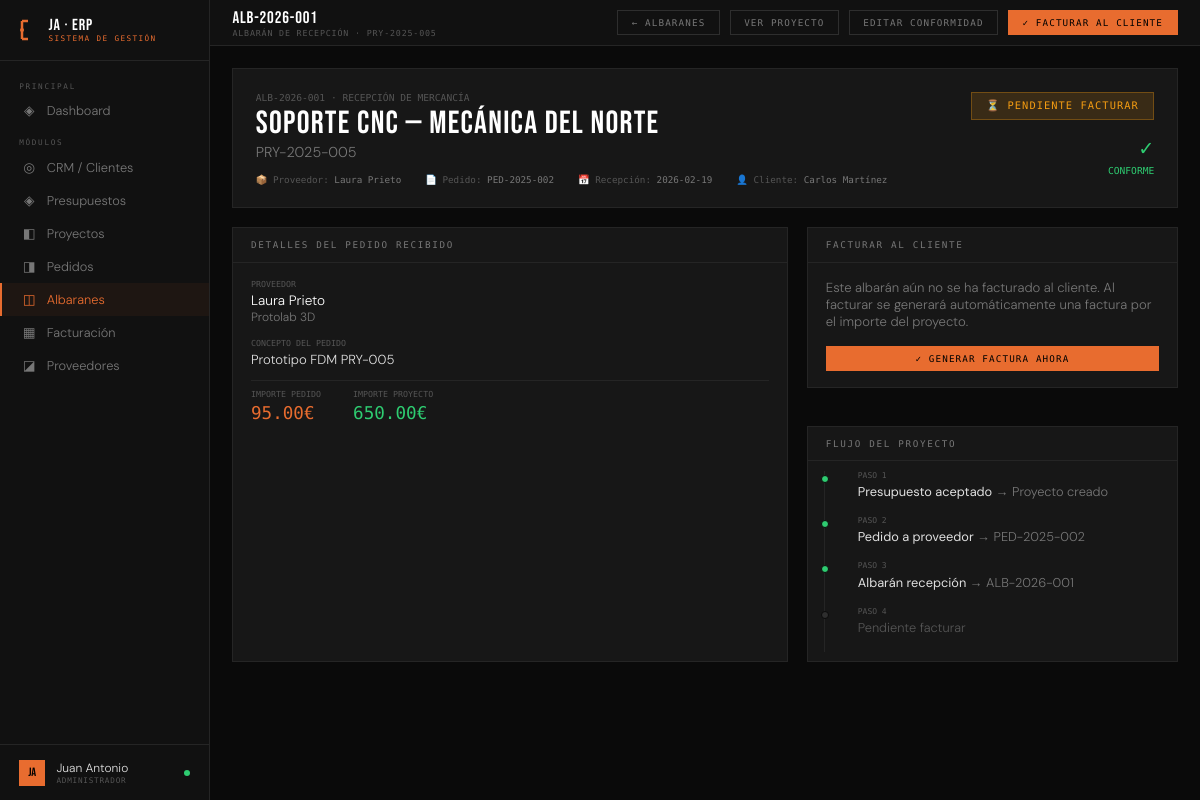
The page /albaran/1 on the database its author committed.
### tables this page shows
CREATE TABLE albaranes (
        id INTEGER PRIMARY KEY AUTOINCREMENT,
        pedido_id INTEGER NOT NULL,
        proyecto_id INTEGER NOT NULL,
        numero TEXT UNIQUE,
        fecha_recepcion TEXT DEFAULT CURRENT_DATE,
        estado TEXT DEFAULT 'no_facturado',
        conformidad TEXT,
        notas TEXT,
        FOREIGN KEY (pedido_id) REFERENCES pedidos_proveedor(id),
        FOREIGN KEY (proyecto_id) REFERENCES proyectos(id));

CREATE TABLE proyectos (
        id INTEGER PRIMARY KEY AUTOINCREMENT,
        cliente_id INTEGER, presupuesto_id INTEGER,
        referencia TEXT UNIQUE, nombre TEXT NOT NULL,
        servicio TEXT, estado TEXT DEFAULT 'en_diseno',
        progreso INTEGER DEFAULT 0,
        fecha_inicio TEXT, fecha_entrega TEXT,
        importe REAL DEFAULT 0,
        horas_estimadas REAL DEFAULT 0,
        notas TEXT,
        fecha_creacion TEXT DEFAULT CURRENT_DATE,
        FOREIGN KEY (cliente_id) REFERENCES clientes(id),
        FOREIGN KEY (presupuesto_id) REFERENCES presupuestos(id));

CREATE TABLE proveedores (
        id INTEGER PRIMARY KEY AUTOINCREMENT,
        nombre TEXT NOT NULL, empresa TEXT, email TEXT, telefono TEXT,
        especialidad TEXT, valoracion REAL DEFAULT 5.0,
        estado TEXT DEFAULT 'activo', notas TEXT,
        fecha_alta TEXT DEFAULT CURRENT_DATE);

CREATE TABLE pedidos_proveedor (
        id INTEGER PRIMARY KEY AUTOINCREMENT,
        proveedor_id INTEGER, proyecto_id INTEGER,
        numero TEXT UNIQUE, concepto TEXT,
        importe REAL DEFAULT 0, estado TEXT DEFAULT 'pendiente',
        fecha_pedido TEXT DEFAULT CURRENT_DATE, fecha_entrega_esperada TEXT,
        notas TEXT,
        FOREIGN KEY (proveedor_id) REFERENCES proveedores(id),
        FOREIGN KEY (proyecto_id) REFERENCES proyectos(id));

CREATE TABLE clientes (
        id INTEGER PRIMARY KEY AUTOINCREMENT,
        nombre TEXT NOT NULL, empresa TEXT, email TEXT, telefono TEXT,
        sector TEXT, estado TEXT DEFAULT 'lead', notas TEXT,
        fecha_alta TEXT DEFAULT CURRENT_DATE);

### app.py (the view)
@app.route('/albaran/<int:id>')
def albaran_detalle(id):
    conn = get_db()
    albaran = conn.execute('''SELECT a.*,
        p.referencia as proyecto_ref, p.nombre as proyecto_nombre, p.cliente_id, p.importe as proyecto_importe,
        c.nombre as cliente_nombre, c.empresa as cliente_empresa,
        ped.numero as pedido_numero, ped.concepto as pedido_concepto, ped.importe as pedido_importe,
        prov.nombre as proveedor_nombre, prov.empresa as proveedor_empresa
        FROM albaranes a
        JOIN proyectos p ON p.id = a.proyecto_id
        JOIN clientes c ON c.id = p.cliente_id
        JOIN pedidos_proveedor ped ON ped.id = a.pedido_id
        JOIN proveedores prov ON prov.id = ped.proveedor_id
        WHERE a.id=?''',(id,)).fetchone()
    factura = conn.execute('SELECT * FROM facturas WHERE albaran_id=?',(id,)).fetchone()
    conn.close()
    return render_template('albaran_detalle.html', albaran=albaran, factura=factura)

### app.py (called while the page is built)
def get_db():
    conn = sqlite3.connect(DB)
    conn.row_factory = sqlite3.Row
    return conn

@app.context_processor
def inject_globals():
    return {
        'today': date.today().isoformat(),
        'now': datetime.now().strftime('%b %Y'),
        'request': request,
    }

### templates/albaran_detalle.html (shortened to what this page needs)
{% extends "base.html" %}
{% block topbar %}
<div><div class="topbar-title">{{ albaran.numero }}</div><div class="topbar-sub">Albarán de recepción · {{ albaran.proyecto_ref }}</div></div>
<div class="topbar-right">
  <a href="/albaranes" class="btn">← Albaranes</a>
  <a href="/proyecto/{{ albaran.proyecto_id }}" class="btn">Ver proyecto</a>
  {% if albaran.estado == 'no_facturado' %}
  <button class="btn" onclick="document.getElementById('modal-editar').style.display='flex'">Editar conformidad</button>
  <form method="POST" action="/albaran/{{ albaran.id }}/facturar" style="display:inline">
    <button type="submit" class="btn btn-primary">✓ Facturar al cliente</button>
  </form>
  {% endif %}
</div>
{% endblock %}
{% block content %}
<div class="detail-header">
  <div>
    <div style="font-family:var(--mono);font-size:.6rem;color:var(--muted);margin-bottom:.3rem">{{ albaran.numero }} · RECEPCIÓN DE MERCANCÍA</div>
    <div class="detail-name">{{ albaran.proyecto_nombre }}</div>
    <div class="detail-company">{{ albaran.proyecto_ref }}</div>
    <div class="detail-meta">
      <div class="detail-meta-item">📦 Proveedor: <span>{{ albaran.proveedor_nombre }}</span></div>
      <div class="detail-meta-item">📄 Pedido: <span>{{ albaran.pedido_numero }}</span></div>
      <div class="detail-meta-item">📅 Recepción: <span>{{ albaran.fecha_recepcion }}</span></div>
      <div class="detail-meta-item">👤 Cliente: <span>{{ albaran.cliente_nombre }}</span></div>
    </div>
  </div>
  <div style="text-align:right">
    {% if albaran.estado == 'facturado' %}
    <span class="badge badge-green" style="font-size:.65rem;padding:.4rem .9rem">✓ FACTURADO</span>
    {% else %}
    <span class="badge badge-yellow" style="font-size:.65rem;padding:.4rem .9rem">⏳ PENDIENTE FACTURAR</span>
    {% endif %}
    <div style="margin-top:1rem">
      {% if albaran.conformidad == 'Conforme' %}
      <div style="color:var(--green);font-size:1.2rem;margin-bottom:.3rem">✓</div>
      <div style="font-family:var(--mono);font-size:.6rem;color:var(--green)">CONFORME</div>
      {% elif albaran.conformidad == 'Incidencia' %}
      <div style="color:var(--red);font-size:1.2rem;margin-bottom:.3rem">✗</div>
      <div style="font-family:var(--mono);font-size:.6rem;color:var(--red)">INCIDENCIA</div>
      {% else %}
      <div style="font-family:var(--mono);font-size:.6rem;color:var(--muted2)">{{ albaran.conformidad }}</div>
      {% endif %}
    </div>
  </div>
</div>
<div class="grid-60-40">
  <div class="panel">
    <div class="panel-header"><span class="panel-title">Detalles del pedido recibido</span></div>
    <div class="panel-body">
      <div style="display:flex;flex-direction:column;gap:.8rem">
        <div>
          <div style="font-family:var(--mono);font-size:.52rem;color:var(--muted);text-transform:uppercase;margin-bottom:.2rem">Proveedor</div>
          <div style="font-size:.85rem;color:#fff">{{ albaran.proveedor_nombre }}</div>
          {% if albaran.proveedor_empresa %}<div style="font-size:.75rem;color:var(--muted2)">{{ albaran.proveedor_empresa }}</div>{% endif %}
        </div>
        <div>
          <div style="font-family:var(--mono);font-size:.52rem;color:var(--muted);text-transform:uppercase;margin-bottom:.2rem">Concepto del pedido</div>
          <div style="font-size:.82rem;color:var(--text)">{{ albaran.pedido_concepto }}</div>
        </div>
        <div style="display:flex;gap:2rem;padding-top:.5rem;border-top:1px solid var(--border)">
          <div>
            <div style="font-family:var(--mono);font-size:.52rem;color:var(--muted);text-transform:uppercase;margin-bottom:.2rem">Importe pedido</div>
            <div style="font-family:var(--mono);font-size:1.1rem;color:var(--accent)">{{ "%.2f"|format(albaran.pedido_importe) }}€</div>
          </div>
          <div>
            <div style="font-family:var(--mono);font-size:.52rem;color:var(--muted);text-transform:uppercase;margin-bottom:.2rem">Importe proyecto</div>
            <div style="font-family:var(--mono);font-size:1.1rem;color:var(--green)">{{ "%.2f"|format(albaran.proyecto_importe) }}€</div>
          </div>
        </div>
      </div>
    </div>
  </div>
  <div style="display:flex;flex-direction:column;gap:1.2rem">
    {% if factura %}
    <div class="panel">
      <div class="panel-header"><span class="panel-title">Factura generada</span></div>
      <div class="panel-body">
        <div style="display:flex;align-items:center;justify-content:space-between;margin-bottom:.8rem">
          <div>
            <div style="font-family:var(--mono);font-size:.7rem;color:var(--accent)">{{ factura.numero }}</div>
            <div style="font-size:.75rem;color:var(--muted2);margin-top:.2rem">{{ factura.concepto }}</div>
          </div>
          {% if factura.estado == 'cobrada' %}
          <span class="badge badge-green">Cobrada</span>
          {% else %}
          <span class="badge badge-yellow">Pendiente</span>
          {% endif %}
        </div>
        <div style="background:var(--card);padding:.7rem;display:flex;justify-content:space-between;align-items:center">
          <div style="font-family:var(--mono);font-size:.52rem;color:var(--muted)">TOTAL</div>
          <div style="font-family:var(--mono);font-size:1.2rem;color:#fff">
            {% set total = factura.base + (factura.base * factura.iva / 100) - (factura.base * factura.irpf / 100) %}
            {{ "%.2f"|format(total) }}€
          </div>
        </div>
        <div style="margin-top:.8rem;display:flex;gap:.5rem">
          <a href="/factura/{{ factura.id }}/pdf" class="btn btn-sm" style="flex:1;text-align:center">Descargar PDF</a>
        </div>
      </div>
    </div>
    {% else %}
    <div class="panel">
      <div class="panel-header"><span class="panel-title">Facturar al cliente</span></div>
      <div class="panel-body">
        <p style="font-size:.82rem;color:var(--muted2);margin-bottom:1rem">
          Este albarán aún no se ha facturado al cliente. Al facturar se generará automáticamente una factura por el importe del proyecto.
        </p>
        <form method="POST" action="/albaran/{{ albaran.id }}/facturar">
          <button type="submit" class="btn btn-primary" style="width:100%">✓ Generar factura ahora</button>
        </form>
      </div>
    </div>
    {% endif %}
    <div class="panel">
      <div class="panel-header"><span class="panel-title">Flujo del proyecto</span></div>
      <div class="panel-body" style="padding:.6rem 1rem">
        <div class="timeline">
          <div class="tl-item">
            <div class="tl-dot green"></div>
            <div style="font-family:var(--mono);font-size:.5rem;color:var(--muted);margin-bottom:.2rem">PASO 1</div>
            <div class="tl-text"><strong>Presupuesto aceptado</strong> → Proyecto creado</div>
          </div>
          <div class="tl-item">
            <div class="tl-dot green"></div>
            <div style="font-family:var(--mono);font-size:.5rem;color:var(--muted);margin-bottom:.2rem">PASO 2</div>
            <div class="tl-text"><strong>Pedido a proveedor</strong> → {{ albaran.pedido_numero }}</div>
          </div>
          <div class="tl-item">
            <div class="tl-dot green"></div>
            <div style="font-family:var(--mono);font-size:.5rem;color:var(--muted);margin-bottom:.2rem">PASO 3</div>
            <div class="tl-text"><strong>Albarán recepción</strong> → {{ albaran.numero }}</div>
          </div>
          <div class="tl-item">
            <div class="tl-dot {% if factura %}green{% else %}muted{% endif %}"></div>
            <div style="font-family:var(--mono);font-size:.5rem;color:var(--muted);margin-bottom:.2rem">PASO 4</div>
            <div class="tl-text">
              {% if factura %}<strong>Factura cliente</strong> → {{ factura.numero }}
              {% else %}<span style="color:var(--muted)">Pendiente facturar</span>{% endif %}
            </div>
          </div>
        </div>
      </div>
    </div>
  </div>
</div>
{% endblock %}

### templates/base.html (style rules this page uses)
:root { --bg:#0a0a0a;--surface:#111;--panel:#171717;--card:#1e1e1e; --border:#252525;--border2:#2e2e2e; --accent:#e86c2f;--accent2:#f0a500; --green:#2ecc71;--red:#e74c3c;--blue:#3498db;--yellow:#f39c12; --text:#e0e0e0;--muted:#555;--muted2:#777; --mono:'Share Tech Mono',monospace;--display:'Bebas Neue',sans-serif;--body:'DM Sans',sans-serif; }
*,*::before,*::after { box-sizing:border-box;margin:0;padding:0; }
html,body { height:100%;overflow:hidden; }
body { background:var(--bg);color:var(--text);font-family:var(--body);font-weight:300;display:flex; }
.topbar-title { font-family:var(--display);font-size:1.05rem;letter-spacing:.05em;color:#fff; }
.topbar-sub { font-family:var(--mono);font-size:.52rem;color:var(--muted);letter-spacing:.1em;text-transform:uppercase; }
.topbar-right { margin-left:auto;display:flex;align-items:center;gap:.6rem; }
.btn { font-family:var(--mono);font-size:.58rem;letter-spacing:.12em;text-transform:uppercase;padding:.38rem .85rem;border:1px solid var(--border2);background:transparent;color:var(--muted2);cursor:pointer;transition:all .15s;text-decoration:none;display:inline-block; }
.btn-primary { background:var(--accent);border-color:var(--accent);color:#000; }
.panel { background:var(--panel);border:1px solid var(--border);margin-bottom:1.2rem; }
.panel-header { padding:.7rem 1.1rem;border-bottom:1px solid var(--border);display:flex;align-items:center;justify-content:space-between;gap:1rem; }
.panel-title { font-family:var(--mono);font-size:.58rem;letter-spacing:.18em;text-transform:uppercase;color:var(--muted2); }
.panel-body { padding:1rem 1.1rem; }
.badge { font-family:var(--mono);font-size:.48rem;letter-spacing:.1em;text-transform:uppercase;padding:.18rem .48rem;display:inline-block; }
.badge-yellow { background:rgba(243,156,18,.15);color:var(--yellow);border:1px solid rgba(243,156,18,.3); }
.timeline { position:relative;padding-left:1.1rem; }
.timeline::before { content:'';position:absolute;left:0;top:0;bottom:0;width:1px;background:var(--border); }
.tl-item { position:relative;padding:0 0 1rem 1rem; }
.tl-dot { position:absolute;left:-1.28rem;top:.25rem;width:8px;height:8px;border-radius:50%;border:1px solid var(--bg); }
.tl-dot.green { background:var(--green); }
.tl-dot.muted { background:var(--border2); }
.tl-text { font-size:.8rem;color:var(--muted2); }
.tl-text strong { color:var(--text);font-weight:400; }
.grid-60-40 { display:grid;grid-template-columns:1.5fr 1fr;gap:1.2rem; }
.detail-header { background:var(--panel);border:1px solid var(--border);padding:1.4rem;margin-bottom:1.2rem;display:flex;align-items:flex-start;justify-content:space-between;gap:1rem; }
.detail-name { font-family:var(--display);font-size:2rem;letter-spacing:.04em;color:#fff;line-height:1; }
.detail-company { font-size:.9rem;color:var(--muted2);margin-top:.2rem; }
.detail-meta { display:flex;gap:1.5rem;margin-top:.8rem;flex-wrap:wrap; }
.detail-meta-item { font-family:var(--mono);font-size:.58rem;color:var(--muted); }
.detail-meta-item span { color:var(--muted2); }

### rows shown on the page
albaranes: numero "ALB-2026-001", fecha_recepcion "2026-02-19"
proyectos: proyecto_ref "PRY-2025-005", proyecto_nombre "Soporte CNC — Mecánica del Norte", proyecto_importe "650.00"
proveedores: proveedor_nombre "Laura Prieto", proveedor_empresa "Protolab 3D"
pedidos_proveedor: pedido_numero "PED-2025-002", pedido_concepto "Prototipo FDM PRY-005", pedido_importe "95.00"
clientes: cliente_nombre "Carlos Martínez"
